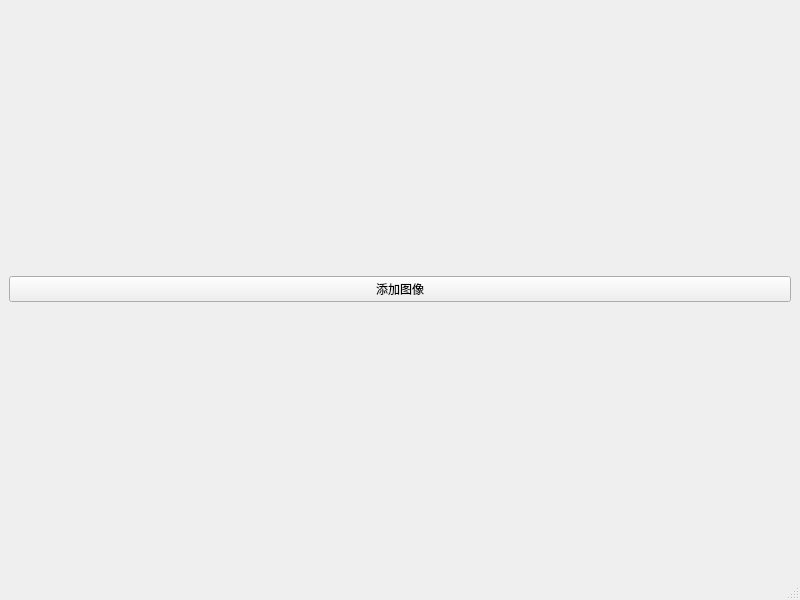
<?xml version="1.0" encoding="UTF-8"?>
<ui version="4.0">
 <class>MainWindow</class>
 <widget class="QMainWindow" name="MainWindow">
  <property name="geometry">
   <rect>
    <x>0</x>
    <y>0</y>
    <width>800</width>
    <height>600</height>
   </rect>
  </property>
  <property name="windowTitle">
   <string>MainWindow</string>
  </property>
  <widget class="QWidget" name="centralwidget">
   <layout class="QVBoxLayout" name="verticalLayout">
    <item>
     <layout class="QVBoxLayout" name="verlayout"/>
    </item>
    <item>
     <widget class="QPushButton" name="btn_addimage">
      <property name="text">
       <string>添加图像</string>
      </property>
     </widget>
    </item>
   </layout>
  </widget>
  <widget class="QMenuBar" name="menubar">
   <property name="geometry">
    <rect>
     <x>0</x>
     <y>0</y>
     <width>800</width>
     <height>22</height>
    </rect>
   </property>
  </widget>
  <widget class="QStatusBar" name="statusbar"/>
 </widget>
 <resources/>
 <connections/>
</ui>
